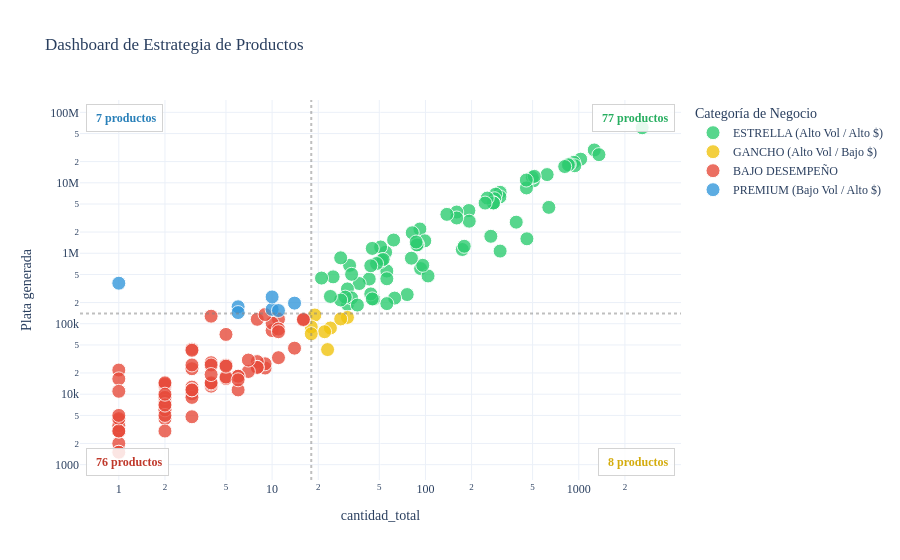

Notebook source saved alongside this figure:
### Code cell
# Definimos los puntos de corte
corte_x = info_productos["cantidad_total"].median()
corte_y = info_productos["Plata generada"].median()

# Función para asignar el color/categoría
def clasificar(row):
    if row["cantidad_total"] >= corte_x and row["Plata generada"] >= corte_y:
        return "ESTRELLA (Alto Vol / Alto $)"
    elif row["cantidad_total"] < corte_x and row["Plata generada"] >= corte_y:
        return "PREMIUM (Bajo Vol / Alto $)"
    elif row["cantidad_total"] >= corte_x and row["Plata generada"] < corte_y:
        return "GANCHO (Alto Vol / Bajo $)"
    else:
        return "BAJO DESEMPEÑO"

# Aplicamos la lógica al DataFrame
info_productos["Categoria_Matriz"] = info_productos.apply(clasificar, axis=1)

# ── Conteo por cuadrante ──────────────────────────────────────────────────────
conteos = info_productos["Categoria_Matriz"].value_counts()
n_estrella = conteos.get("ESTRELLA (Alto Vol / Alto $)", 0)
n_premium  = conteos.get("PREMIUM (Bajo Vol / Alto $)", 0)
n_gancho   = conteos.get("GANCHO (Alto Vol / Bajo $)", 0)
n_bajo     = conteos.get("BAJO DESEMPEÑO", 0)

import plotly.express as px

fig = px.scatter(
    info_productos.reset_index(), 
    x="cantidad_total", 
    y="Plata generada",
    color="Categoria_Matriz",
    color_discrete_map={
        "ESTRELLA (Alto Vol / Alto $)": "#2ecc71",
        "PREMIUM (Bajo Vol / Alto $)": "#3498db",
        "GANCHO (Alto Vol / Bajo $)": "#f1c40f",
        "BAJO DESEMPEÑO": "#e74c3c"
    },
    hover_name="Nombre",
    log_x=True, 
    log_y=True,
    hover_data=["precio_promedio", "transacciones"],
    title="Dashboard de Estrategia de Productos",
    template="plotly_white"
)

fig.update_traces(marker=dict(size=14, opacity=0.8, line=dict(width=1, color='white')))
fig.add_vline(x=corte_x, line_dash="dot", line_color="gray", opacity=0.5)
fig.add_hline(y=corte_y, line_dash="dot", line_color="gray", opacity=0.5)

# ── Anotaciones en las 4 esquinas ─────────────────────────────────────────────
anotaciones = [
    dict(x=0.99, y=0.99, text=f"<b> {n_estrella} productos</b>",
         font=dict(color="#27ae60", size=12),
         xanchor="right", yanchor="top"),
    dict(x=0.01, y=0.99, text=f"<b> {n_premium} productos</b>",
         font=dict(color="#2980b9", size=12),
         xanchor="left", yanchor="top"),
    dict(x=0.99, y=0.01, text=f"<b> {n_gancho} productos</b>",
         font=dict(color="#d4ac0d", size=12),
         xanchor="right", yanchor="bottom"),
    dict(x=0.01, y=0.01, text=f"<b> {n_bajo} productos</b>",
         font=dict(color="#c0392b", size=12),
         xanchor="left", yanchor="bottom"),
]

for a in anotaciones:
    fig.add_annotation(
        x=a["x"], y=a["y"],
        text=a["text"],
        showarrow=False,
        font=a["font"],
        xref="paper", yref="paper",
        bgcolor="rgba(255,255,255,0.85)",
        bordercolor="lightgray",
        borderwidth=1,
        borderpad=6,
        xanchor=a["xanchor"],
        yanchor=a["yanchor"],
    )

fig.update_layout(
    legend_title_text='Categoría de Negocio',
    font=dict(family="Verdana", size=12)
)

fig.show()

### Figure 1 — Plotly figure (JSON) as saved in the notebook; plotly's stock layout.template omitted (floating-point values rounded to 4 significant figures; data arrays with more than 128 entries replaced by an {"elided": "..."} marker saying what was removed)
{"data": [{"customdata": {"elided": "77x2 float values"}, "hovertemplate": "<b>%{hovertext}</b><br><br>Categoria_Matriz=ESTRELLA (Alto Vol / Alto $)<br>cantidad_total=%{x}<br>Plata generada=%{y}<br>precio_promedio=%{customdata[0]}<br>transacciones=%{customdata[1]}<extra></extra>", "hovertext": ["Arma tu plato Grande(21k)", "Arma tu plato mediano (18k)", "Sándwich Romano", "Bowl Pollo tostada Mediana", "Ensalada Chefsito Mediana", "Sándwich Criollo", "Bowl Lomo alto Mediana", "Bowl Pasta Buona Mediana", "Bowl Colombianito Mediana", "Ensalada Pollo miel mostaza Mediana", "Hatsu azul 400ml", "Ensalada Pollo pesto Mediana", "Bowl Pollo tostada Grande", "Sándwich Felix Carne", "Ensalada Chefsito Grande", "Bowl Lomo alto Grande", "Agua con gas Cristal 600ml", "Hatsu amarillo 400ml", "Bowl Pasta Buona Grande", "Pavoneta", "Ensalada Pollo miel mostaza Grande", "Ensalada Italianísima Mediana", "Sándwich Felix Pollo", "Sándwich Becha", "Soda Lucy pink", "Agua sin gas Cristal 250ml", "Mexi", "Bowl Colombianito Grande", "Ensalada Kale cesar Mediana", "Bowl Pasta Buona Veggie Mediana", "Soda Hatsu Verde Lata", "Sándwich o pockets (Mini chef)", "Ensalada Pollo pesto Grande", "Hatsu lila 400 ml", "Sopa de tomate", "Ensalada Italianísima Grande", "Sándwich o pockets (Americanos)", "Soda Hatsu Rosada Lata", "Sándwich o pockets (Tradicional)", "Arma tu plato Grande", "Ensalada Kale cesar Grande", "Americano Mediano", "Sándwich o pockets (Popeyes)", "Parfait frutos rojos 9oz (mediano)", "Wake up & go", "Pollo", "Bagels", "Rustico", "Parfaits frutos rojos 14oz (Grande)", "Bowl Pasta Buona Veggie Grande", "Berry Bliss Pancakes", "Agua sin gas Cristal 600ml", "Green Heaven", "BananaBread Tradicional Chips", "Waffle de yuca", "Pancakes Choco-Banana Delight", "Arma tu plato mediano", "Agua con gas Cristal 250ml", "Pastel de Pollo", "Smoothie Pink Power", "Toscana mediana", "Sándwich o pockets (Grilled cheese)", "Latte", "Milo", "Tropical Boost", "Parfait frutos amarillo 14oz (Grande)", "Ensalada Master Veggie Mediana", "Capuchino", "Parfait frutos amarillos 9oz (mediano)", "Napoli", "Huevos", "Sándwich Verde", "Galletas chips de chocolate", "Sopa de Tomate Combo", "BananaBread Tradicional Frutos", "Parfait vivir Grande", "Ensalada Ligera Mediana"], "legendgroup": "ESTRELLA (Alto Vol / Alto $)", "marker": {"color": "#2ecc71", "line": {"color": "white", "width": 1}, "opacity": 0.8, "size": 14, "symbol": "circle"}, "mode": "markers", "name": "ESTRELLA (Alto Vol / Alto $)", "orientation": "v", "showlegend": true, "type": "scatter", "x": [2593.0, 1262.0, 1354.0, 1029.0, 929.0, 942.0, 868.0, 855.0, 810.0, 622.0, 638.0, 506.0, 498.0, 456.0, 513.0, 455.0, 459.0, 391.0, 307.0, 306.0, 287.0, 283.0, 278.0, 277.0, 267.0, 307.0, 278.0, 253.0, 245.0, 192.0, 174.0, 193.0, 160.0, 179.0, 160.0, 92.0, 99.0, 93.0, 89.0, 138.0, 82.0, 104.0, 88.0, 96.0, 81.0, 76.0, 87.0, 55.0, 56.0, 51.0, 51.0, 63.0, 52.0, 56.0, 53.0, 48.0, 62.0, 56.0, 46.0, 43.0, 45.0, 44.0, 44.0, 45.0, 37.0, 31.0, 32.0, 31.0, 33.0, 33.0, 36.0, 25.0, 30.0, 28.0, 28.0, 24.0, 21.0], "xaxis": "x", "y": [60450000.0, 29240000.0, 25080000.0, 21660000.0, 19510000.0, 17480000.0, 18220000.0, 17970000.0, 17030000.0, 13080000.0, 4481000.0, 10670000.0, 11960000.0, 8458000.0, 12350000.0, 10940000.0, 1605000.0, 2764000.0, 7334000.0, 6311000.0, 6894000.0, 5936000.0, 5178000.0, 5147000.0, 1742000.0, 1074000.0, 5178000.0, 6068000.0, 5155000.0, 4044000.0, 1131000.0, 2852000.0, 3848000.0, 1256000.0, 3168000.0, 2209000.0, 1502000.0, 606100.0, 1323000.0, 3566000.0, 1954000.0, 476600.0, 1316000.0, 675000.0, 851500.0, 259500.0, 1446000.0, 1034000.0, 560000.0, 1229000.0, 765000.0, 231000.0, 806000.0, 434800.0, 815500.0, 715700.0, 1540000.0, 193000.0, 223500.0, 431000.0, 1172000.0, 665000.0, 265000.0, 225000.0, 372000.0, 312000.0, 673000.0, 188500.0, 232000.0, 502500.0, 184000.0, 462500.0, 238500.0, 861600.0, 217100.0, 244000.0, 444500.0], "yaxis": "y"}, {"customdata": [[3968.0, 30.0], [3625.0, 23.0], [4179.0, 22.0], [1869.0, 22.0], [3500.0, 19.0], [7000.0, 17.0], [5000.0, 16.0], [4000.0, 15.0]], "hovertemplate": "<b>%{hovertext}</b><br><br>Categoria_Matriz=GANCHO (Alto Vol / Bajo $)<br>cantidad_total=%{x}<br>Plata generada=%{y}<br>precio_promedio=%{customdata[0]}<br>transacciones=%{customdata[1]}<extra></extra>", "hovertext": ["Carne desmechada", "Aguacate", "Palito de Queso", "Vinagreta pesto", "Hatsu caja", "Hatsu negro 400ml", "Chocolate caliente", "Shot de naranja"], "legendgroup": "GANCHO (Alto Vol / Bajo $)", "marker": {"color": "#f1c40f", "line": {"color": "white", "width": 1}, "opacity": 0.8, "size": 14, "symbol": "circle"}, "mode": "markers", "name": "GANCHO (Alto Vol / Bajo $)", "orientation": "v", "showlegend": true, "type": "scatter", "x": [31.0, 24.0, 28.0, 23.0, 22.0, 19.0, 18.0, 18.0], "xaxis": "x", "y": [123000.0, 87000.0, 117000.0, 42980.0, 77000.0, 133000.0, 90000.0, 72000.0], "yaxis": "y"}, {"customdata": {"elided": "76x2 float values"}, "hovertemplate": "<b>%{hovertext}</b><br><br>Categoria_Matriz=BAJO DESEMPEÑO<br>cantidad_total=%{x}<br>Plata generada=%{y}<br>precio_promedio=%{customdata[0]}<br>transacciones=%{customdata[1]}<extra></extra>", "hovertext": ["Parfait vivir Mediano", "Hatsu blanco 400ml", "Plátano maduro", "Cebolla caramelizada", "Smoothie chocolate dream", "Jugo verde", "Nutty Banana Bliss", "Adición Leche de Almendras", "Hatsu amarillo", "Galletas parmesano", "Hatsu fucsia 400ml", "Queso Mozarella", "Tomate cherry", "Camote", "Brócoli", "Sándwich o pockets (Pesto)", "Acai mediano", "Frijol negro", "Leche de almendras", "Champiñones", "Pasta fusili", "Agua cristal", "Carne pecho", "Jamón de pavo", "Sándwich o pockets (Clásico)", "Hatsu blanco", "Soda rosada (hatsu)", "Arroz", "Adición Leche de Coco", "Tocineta", "Combo sopa de tomate", "Hatsu en caja", "Nachos (totopos)", "Americano Grande", "Aromática", "Falafel", "Sriracha mayo", "Vinagreta miel mostaza", "Pastel Ranchero", "Sweet Crave pancakes", "Pancakes frutos rojos", "Queso campesino", "Pastel de Carne", "Peanut butter", "Agua hatsu botella 450ml", "Soda Hatsu Amarilla Lata", "Smoothie fresa banano", "Estacion de cafe sencilla 20 cafes y 10 aromaticas", "Quinoa", "Tomate chonto", "vinagreta cesar", "Lechuga romana", "Pastel Criollo", "Hatsu verde 400ml", "Miel", "Palito de Jamon", "Coca Cola", "Espresso", "Crutones (pan tajado", "Mini banana bread", "Acai grande", "Bagel con huevo", "BananaBread Almond (harina de almendras)", "Mozzarella", "Leche de coco", "Coca Cola zero", "Maní", "Maíz dulce", "Salsa napolitana", "Queso loncha", "Queso parmesano", "Pastel de pollo", "Pastel Hawaiano", "Parmesano", "Vinagreta vivo", "chocolate caliente"], "legendgroup": "BAJO DESEMPEÑO", "marker": {"color": "#e74c3c", "line": {"color": "white", "width": 1}, "opacity": 0.8, "size": 14, "symbol": "circle"}, "mode": "markers", "name": "BAJO DESEMPEÑO", "orientation": "v", "showlegend": true, "type": "scatter", "x": [16.0, 16.0, 14.0, 11.0, 11.0, 10.0, 10.0, 9.0, 11.0, 9.0, 11.0, 8.0, 8.0, 8.0, 7.0, 8.0, 9.0, 6.0, 6.0, 6.0, 5.0, 5.0, 5.0, 5.0, 5.0, 4.0, 4.0, 4.0, 6.0, 4.0, 4.0, 4.0, 3.0, 3.0, 3.0, 3.0, 3.0, 3.0, 4.0, 3.0, 3.0, 3.0, 2.0, 2.0, 2.0, 2.0, 3.0, 2.0, 2.0, 2.0, 2.0, 2.0, 2.0, 2.0, 2.0, 2.0, 2.0, 7.0, 2.0, 2.0, 1.0, 1.0, 1.0, 1.0, 1.0, 1.0, 2.0, 1.0, 1.0, 2.0, 1.0, 2.0, 1.0, 1.0, 1.0, 1.0], "xaxis": "x", "y": [113000.0, 115000.0, 45000.0, 33000.0, 116000.0, 80000.0, 102000.0, 23500.0, 84000.0, 27000.0, 77000.0, 29000.0, 24000.0, 24000.0, 21000.0, 115500.0, 135000.0, 18000.0, 11500.0, 18000.0, 16710.0, 17500.0, 25850.0, 25000.0, 70500.0, 28000.0, 26000.0, 13000.0, 16000.0, 14000.0, 128000.0, 14500.0, 10140.0, 12600.0, 9000.0, 11550.0, 4785.0, 22990.0, 19000.0, 43500.0, 42000.0, 11500.0, 9500.0, 5800.0, 13000.0, 13600.0, 26000.0, 7860.0, 7350.0, 6000.0, 4500.0, 6000.0, 9500.0, 14000.0, 3000.0, 7900.0, 9000.0, 30500.0, 7140.0, 14500.0, 22000.0, 16500.0, 11000.0, 3000.0, 2000.0, 4320.0, 5000.0, 3570.0, 1500.0, 7000.0, 3000.0, 10000.0, 4500.0, 3000.0, 1500.0, 5000.0], "yaxis": "y"}, {"customdata": [[14000.0, 11.0], [16000.0, 10.0], [24000.0, 10.0], [14000.0, 9.0], [29000.0, 6.0], [24000.0, 6.0], [376000.0, 1.0]], "hovertemplate": "<b>%{hovertext}</b><br><br>Categoria_Matriz=PREMIUM (Bajo Vol / Alto $)<br>cantidad_total=%{x}<br>Plata generada=%{y}<br>precio_promedio=%{customdata[0]}<br>transacciones=%{customdata[1]}<extra></extra>", "hovertext": ["Barras SMUH", "Classic Charm", "Ensalada Master Veggie Grande", "Cholas", "Toscana Grande", "Ensalada Ligera Grande", "Mensualidades"], "legendgroup": "PREMIUM (Bajo Vol / Alto $)", "marker": {"color": "#3498db", "line": {"color": "white", "width": 1}, "opacity": 0.8, "size": 14, "symbol": "circle"}, "mode": "markers", "name": "PREMIUM (Bajo Vol / Alto $)", "orientation": "v", "showlegend": true, "type": "scatter", "x": [14.0, 10.0, 10.0, 11.0, 6.0, 6.0, 1.0], "xaxis": "x", "y": [196000.0, 160000.0, 240000.0, 154000.0, 174000.0, 144000.0, 376000.0], "yaxis": "y"}], "layout": {"annotations": [{"bgcolor": "rgba(255,255,255,0.85)", "bordercolor": "lightgray", "borderpad": 6, "borderwidth": 1, "font": {"color": "#27ae60", "size": 12}, "showarrow": false, "text": "<b> 77 productos</b>", "x": 0.99, "xanchor": "right", "xref": "paper", "y": 0.99, "yanchor": "top", "yref": "paper"}, {"bgcolor": "rgba(255,255,255,0.85)", "bordercolor": "lightgray", "borderpad": 6, "borderwidth": 1, "font": {"color": "#2980b9", "size": 12}, "showarrow": false, "text": "<b> 7 productos</b>", "x": 0.01, "xanchor": "left", "xref": "paper", "y": 0.99, "yanchor": "top", "yref": "paper"}, {"bgcolor": "rgba(255,255,255,0.85)", "bordercolor": "lightgray", "borderpad": 6, "borderwidth": 1, "font": {"color": "#d4ac0d", "size": 12}, "showarrow": false, "text": "<b> 8 productos</b>", "x": 0.99, "xanchor": "right", "xref": "paper", "y": 0.01, "yanchor": "bottom", "yref": "paper"}, {"bgcolor": "rgba(255,255,255,0.85)", "bordercolor": "lightgray", "borderpad": 6, "borderwidth": 1, "font": {"color": "#c0392b", "size": 12}, "showarrow": false, "text": "<b> 76 productos</b>", "x": 0.01, "xanchor": "left", "xref": "paper", "y": 0.01, "yanchor": "bottom", "yref": "paper"}], "font": {"family": "Verdana", "size": 12}, "legend": {"title": {"text": "Categoría de Negocio"}, "tracegroupgap": 0}, "shapes": [{"line": {"color": "gray", "dash": "dot"}, "opacity": 0.5, "type": "line", "x0": 18, "x1": 18, "xref": "x", "y0": 0, "y1": 1, "yref": "y domain"}, {"line": {"color": "gray", "dash": "dot"}, "opacity": 0.5, "type": "line", "x0": 0, "x1": 1, "xref": "x domain", "y0": 139500, "y1": 139500, "yref": "y"}], "title": {"text": "Dashboard de Estrategia de Productos"}, "xaxis": {"anchor": "y", "domain": [0, 1], "title": {"text": "cantidad_total"}, "type": "log"}, "yaxis": {"anchor": "x", "domain": [0, 1], "title": {"text": "Plata generada"}, "type": "log"}}}
